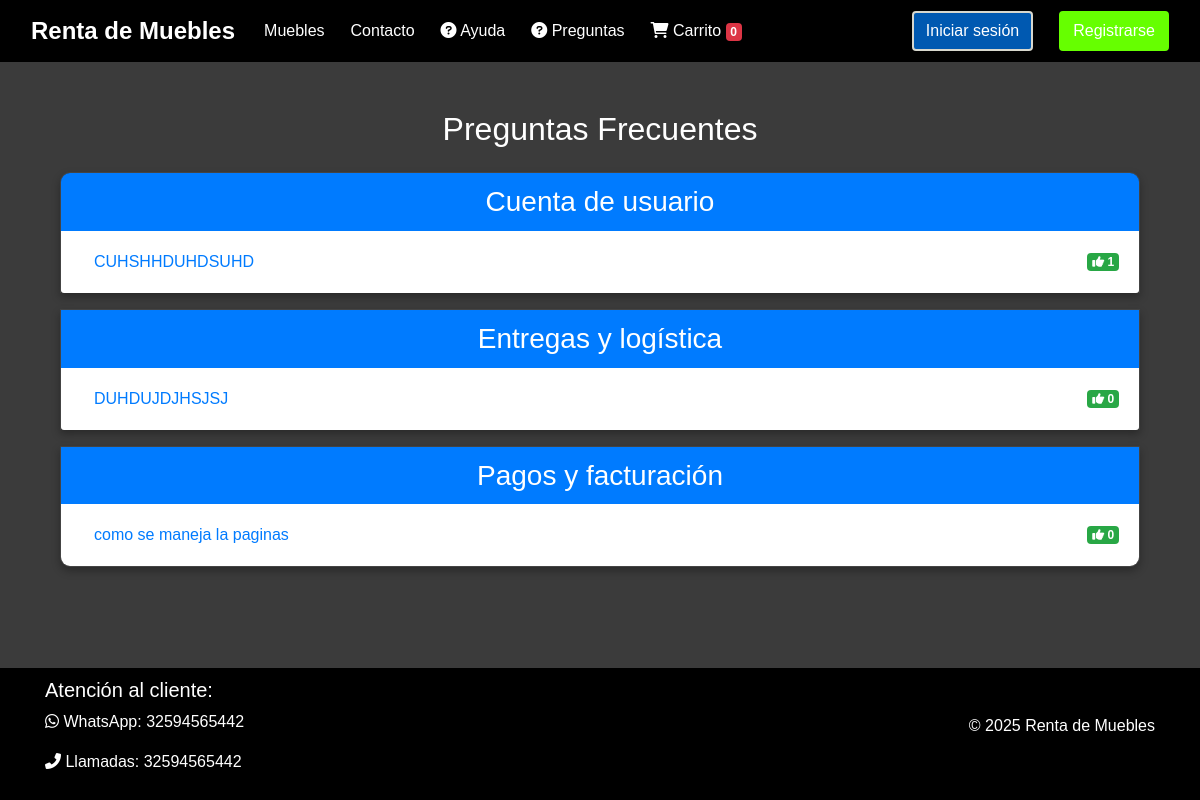
The app's page /ayuda/faq/, older data.
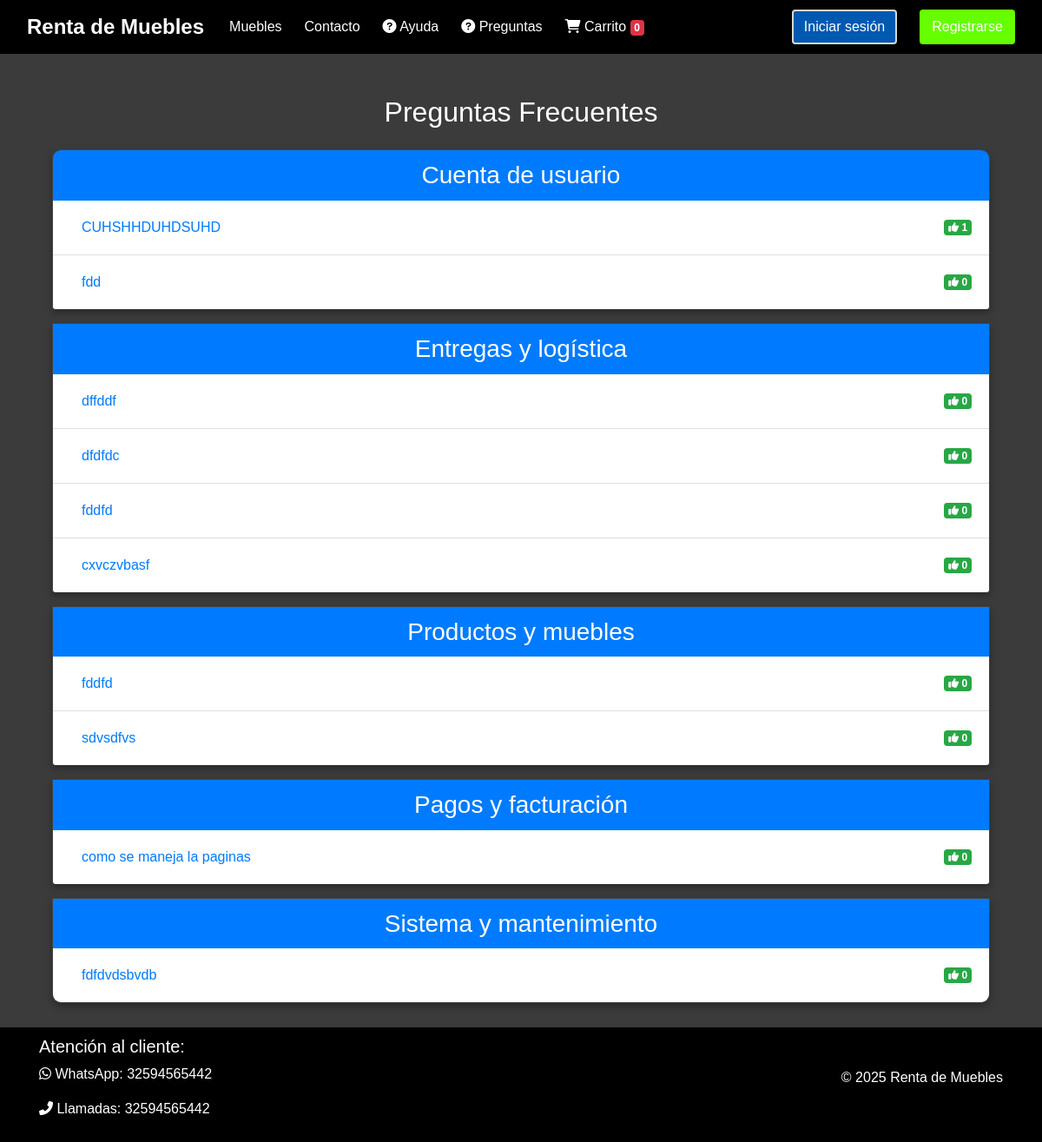
The same page, newer data.
### muebles/models.py (models this page shows, shortened)
class FAQ(models.Model):
    CATEGORIAS = [
        ('CUENTA', 'Cuenta de usuario'),
        ('PAGOS', 'Pagos y facturación'),
        ('ENTREGAS', 'Entregas y logística'),
        ('MUEBLES', 'Productos y muebles'),
        ('SISTEMA', 'Sistema y mantenimiento'),
        ('OTROS', 'Otros'),
    ]
    pregunta = models.CharField(max_length=200)
    respuesta = models.TextField()
    categoria = models.CharField(max_length=50, choices=CATEGORIAS)
    votos = models.PositiveIntegerField(default=0)
    activo = models.BooleanField(default=True)
    fecha_creacion = models.DateTimeField(auto_now_add=True)
    fecha_actualizacion = models.DateTimeField(auto_now=True)
    class Meta:
        ordering = ['categoria', '-votos']  # Ordenamos por categoría y luego por votos descendentes
        verbose_name = 'Pregunta frecuente'
        verbose_name_plural = 'Preguntas frecuentes'

### muebles/views.py (the view)
# urls.py: path('ayuda/faq/', views.faq_lista, name='faq'),
def faq_lista(request):
    faqs = FAQ.objects.filter(activo=True)
    faqs_por_categoria = {}
    for faq in faqs:
        categoria_nombre = faq.get_categoria_display()
        if categoria_nombre not in faqs_por_categoria:
            faqs_por_categoria[categoria_nombre] = []
        faqs_por_categoria[categoria_nombre].append(faq)
    return render(request, 'muebles/ayuda/faq_lista.html', {
        'faqs_por_categoria': faqs_por_categoria
    })

### muebles/templates/muebles/ayuda/faq_lista.html (shortened to what this page needs)
{% extends 'muebles/barnav.html' %}
{% load static %}
{% block contenedor %}
<div class="container mt-4">
    <h2 class="mb-4">Preguntas Frecuentes</h2>
    <div class="accordion" id="faqAccordion">
        {% for categoria, faqs in faqs_por_categoria.items %}
        <div class="card mb-3">
            <div class="card-header bg-primary text-white">
                <h3 class="mb-0">{{ categoria }}</h3>
            </div>
            <div class="list-group list-group-flush">
                {% for faq in faqs %}
                <div class="list-group-item">
                    <div class="d-flex justify-content-between align-items-center">
                        <button class="btn btn-link text-left w-100" type="button" data-toggle="collapse"
                                data-target="#faq{{ faq.id }}" aria-expanded="false">
                            {{ faq.pregunta }}
                        </button>
                        <a href="{% url 'votar_faq' faq.id %}" class="badge badge-success ml-2">
                            <i class="fas fa-thumbs-up"></i> {{ faq.votos }}
                        </a>
                    </div>
                </div>
                {% endfor %}
            </div>
        </div>
        {% endfor %}
    </div>
</div>
{% endblock %}

Row changes from the older to the newer data that the page shows:
removed FAQ: categoria "Entregas y logística", pregunta "DUHDUJDJHSJSJ", votos "0"
added FAQ: pregunta "fdd", votos "0", shown under "Cuenta de usuario"
added FAQ: categoria "Entregas y logística", pregunta "dffddf", votos "0"
added FAQ: pregunta "dfdfdc", votos "0", shown under "Entregas y logística"
added FAQ: pregunta "fddfd", votos "0", shown under "Entregas y logística"
added FAQ: pregunta "cxvczvbasf", votos "0", shown under "Entregas y logística"
added FAQ: categoria "Productos y muebles", pregunta "fddfd", votos "0"
added FAQ: pregunta "sdvsdfvs", votos "0", shown under "Productos y muebles"
added FAQ: categoria "Sistema y mantenimiento", pregunta "fdfdvdsbvdb", votos "0"
